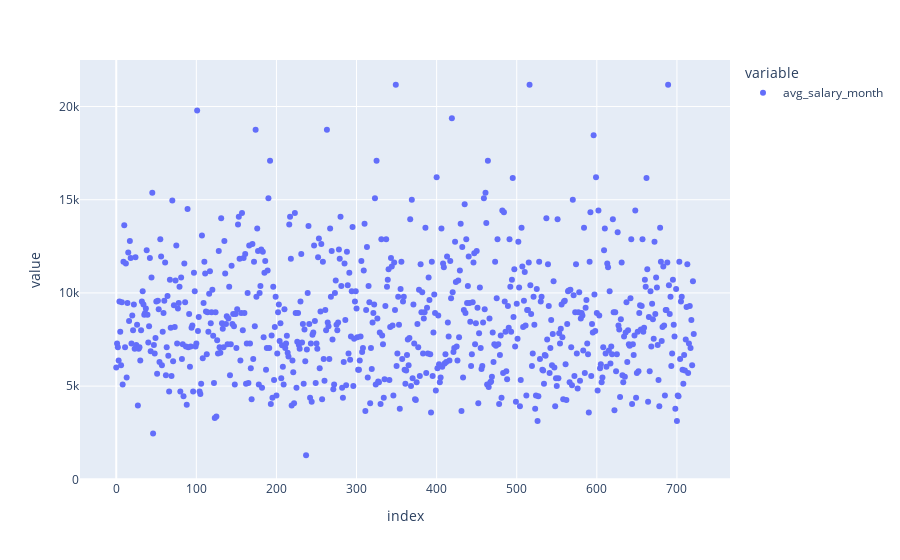

Notebook source saved alongside this figure:
### Code cell
scatter = px.scatter(df["avg_salary_month"])
scatter.show()

### Figure 1 — Plotly figure (JSON) as saved in the notebook; plotly's stock layout.template omitted (floating-point values rounded to 4 significant figures; data arrays with more than 128 entries replaced by an {"elided": "..."} marker saying what was removed)
{"data": [{"hovertemplate": "variable=avg_salary_month<br>index=%{x}<br>value=%{y}<extra></extra>", "legendgroup": "avg_salary_month", "marker": {"color": "#636efa", "symbol": "circle"}, "mode": "markers", "name": "avg_salary_month", "orientation": "v", "showlegend": true, "type": "scatter", "x": {"elided": "722 int values"}, "xaxis": "x", "y": {"elided": "722 int values"}, "yaxis": "y"}], "layout": {"legend": {"title": {"text": "variable"}, "tracegroupgap": 0}, "margin": {"t": 60}, "xaxis": {"anchor": "y", "domain": [0, 1], "title": {"text": "index"}}, "yaxis": {"anchor": "x", "domain": [0, 1], "title": {"text": "value"}}}}
